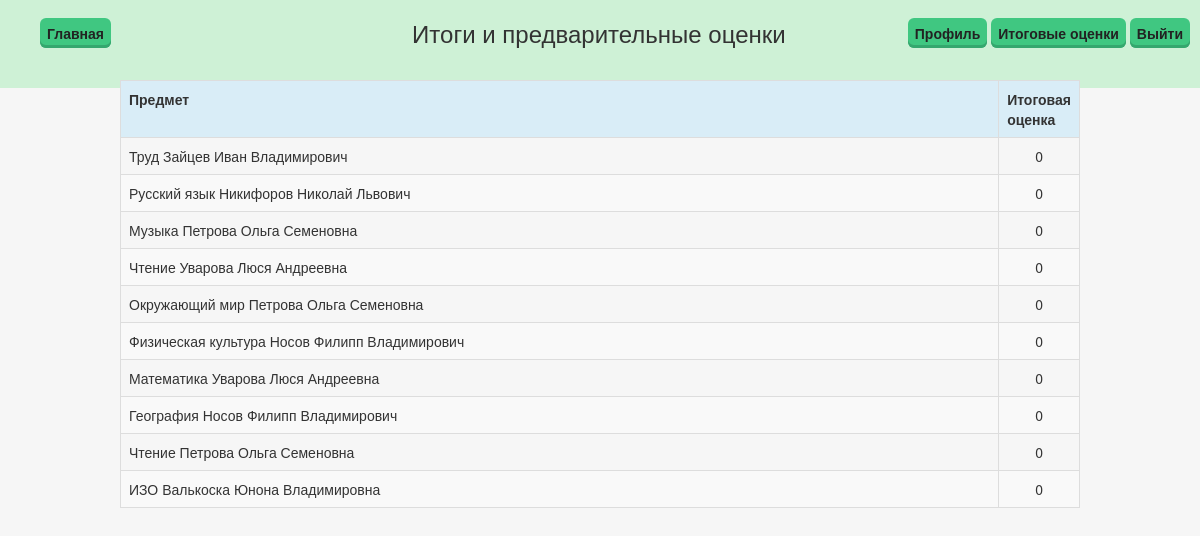
The app's page /main/values/ (signed in) with its own data.
### login/models.py (models this page shows)
class Rasp(models.Model):
    class Meta():
        db_table = 'rasp'
    teacher = models.ForeignKey(Teacher)
    subject = models.ForeignKey(Subject)
    def __str__(self):
        return "%s %s" % (self.subject,self.teacher)

class Subject(models.Model):
    class Meta():
        db_table = 'subject'
    name = models.CharField(max_length=100)
    def __str__(self):
        return "%s" % self.name

class Teacher(models.Model):
    class Meta():
        db_table = 'teacher'
    fname = models.CharField(max_length=100)
    sname = models.CharField(max_length=100)
    thname = models.CharField(max_length=100)
    staj = models.PositiveIntegerField()
    def __str__(self):
        return "%s %s %s" % (self.sname,self.fname,self.thname)

### main/views.py (the view)
def values(request):
    args={}
    id_stud = models.Profile.objects.get(user=auth.get_user(request).id)
    all_subs = models.Rasp.objects.all()
    id_class = models.Clas.objects.get(char_class=id_stud.classes)
    s1 = models.Schedule.objects.filter(classes=id_class).values_list('s1',flat=True).distinct()
    s2 = models.Schedule.objects.filter(classes=id_class).values_list('s2', flat=True).distinct()
    s3 = models.Schedule.objects.filter(classes=id_class).values_list('s3', flat=True).distinct()
    s4 = models.Schedule.objects.filter(classes=id_class).values_list('s4', flat=True).distinct()
    s5 = models.Schedule.objects.filter(classes=id_class).values_list('s5', flat=True).distinct()
    s6 = models.Schedule.objects.filter(classes=id_class).values_list('s6', flat=True).distinct()
    list=[]
    report = chain(s1,s2,s3,s4,s5,s6) #Объединение запросов
    for all_subs in report:
        try:
            list.append(models.Rasp.objects.get(id=all_subs))
        except:
            err = 'error'
    list = set(list)
    d = {}
    vals = models.Dnevnik.objects.filter(student=id_stud)
    for x in list:
        s=0
        i=0
        for y in vals:
            if x==y.subject:
                s=s+y.value
                i=i+1
        if i>2:
            d.update({x:s/i})
        else:
            d.update({x:0})
    return render_to_response('values.html',{'values':d})

### login/models.py (called while the page is built)
    def __str__(self):
        return "%s" % (self.char_class)

### templates/values.html (shortened to what this page needs)
{% extends 'bar/val_bar.html' %}
{% block values %}
{% load staticfiles %}
<div id="tabless" class="all-content">
    <table border=0 align=center class="table table-striped table-bordered">
    <tr class="info"><th>Предмет</th> <th width="6%">Итоговая оценка</th></tr>
    {% for key, value in values.items %}
        <tr><td>{{ key }}</td> <td align="center">{{ value }}</td></tr>
    {% endfor %}
    </table>
</div>
{% endblock %}

### static/css/main.css (style rules this page uses)
body { background-color: rgba(128, 128, 128, 0.07); }
#tabless { width: 80%; margin: 0 auto; }
.all-content { top: 80px; height: 89%; position: relative; }

### records on screen
Rasp: subject+teacher "Труд Зайцев Иван Владимирович", value "0"
Rasp: subject+teacher "Русский язык Никифоров Николай Львович", value "0"
Rasp: subject+teacher "Музыка Петрова Ольга Семеновна", value "0"
Rasp: subject+teacher "Чтение Уварова Люся Андреевна", value "0"
Rasp: subject+teacher "Окружающий мир Петрова Ольга Семеновна", value "0"
Rasp: subject+teacher "Физическая культура Носов Филипп Владимирович", value "0"
Rasp: subject+teacher "Математика Уварова Люся Андреевна", value "0"
Rasp: subject+teacher "География Носов Филипп Владимирович", value "0"
Rasp: subject+teacher "Чтение Петрова Ольга Семеновна", value "0"
Rasp: subject+teacher "ИЗО Валькоска Юнона Владимировна", value "0"
